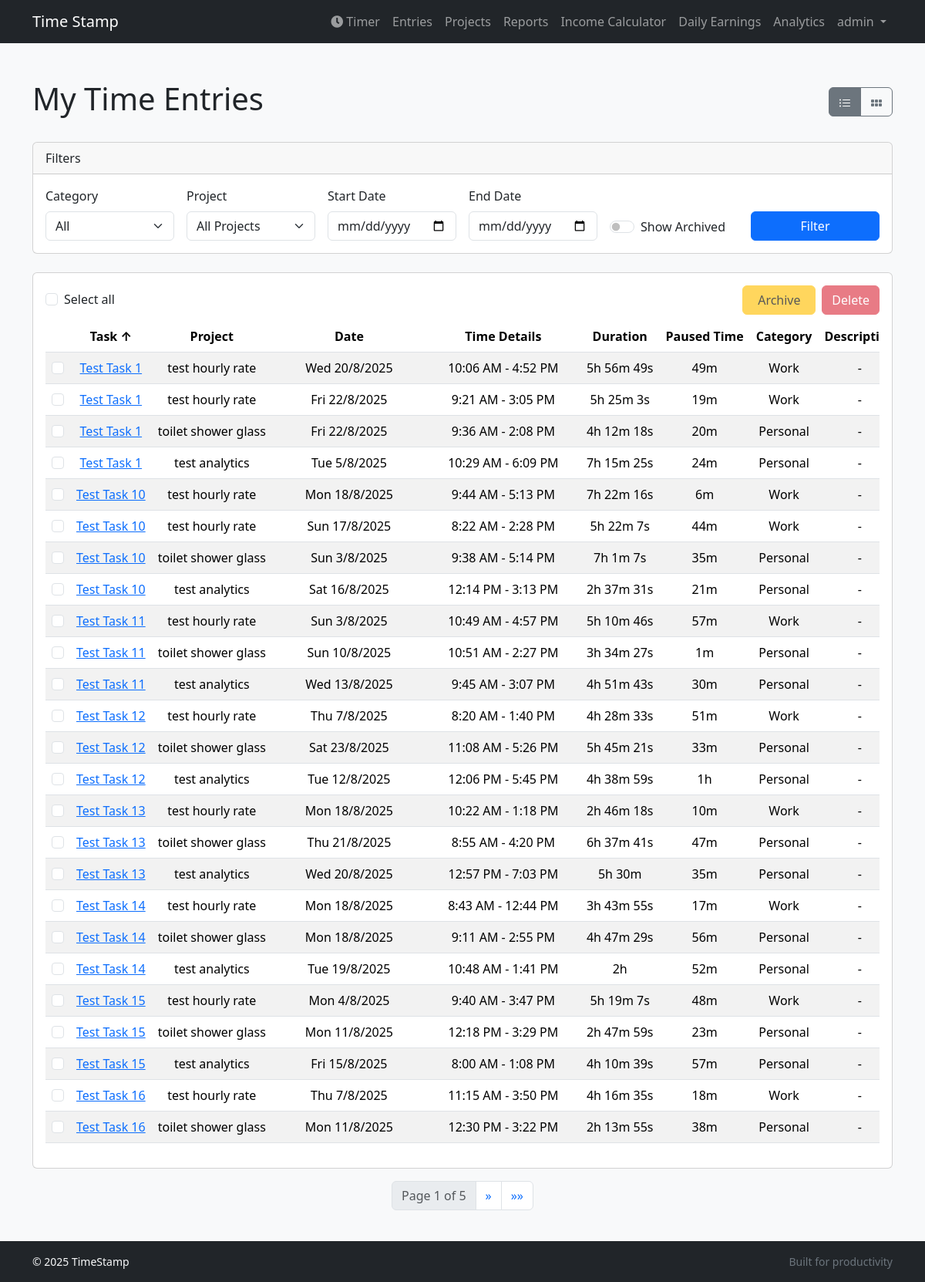
Page /entries/?sort_by=title&sort_dir=asc (signed in) on the earlier database version.
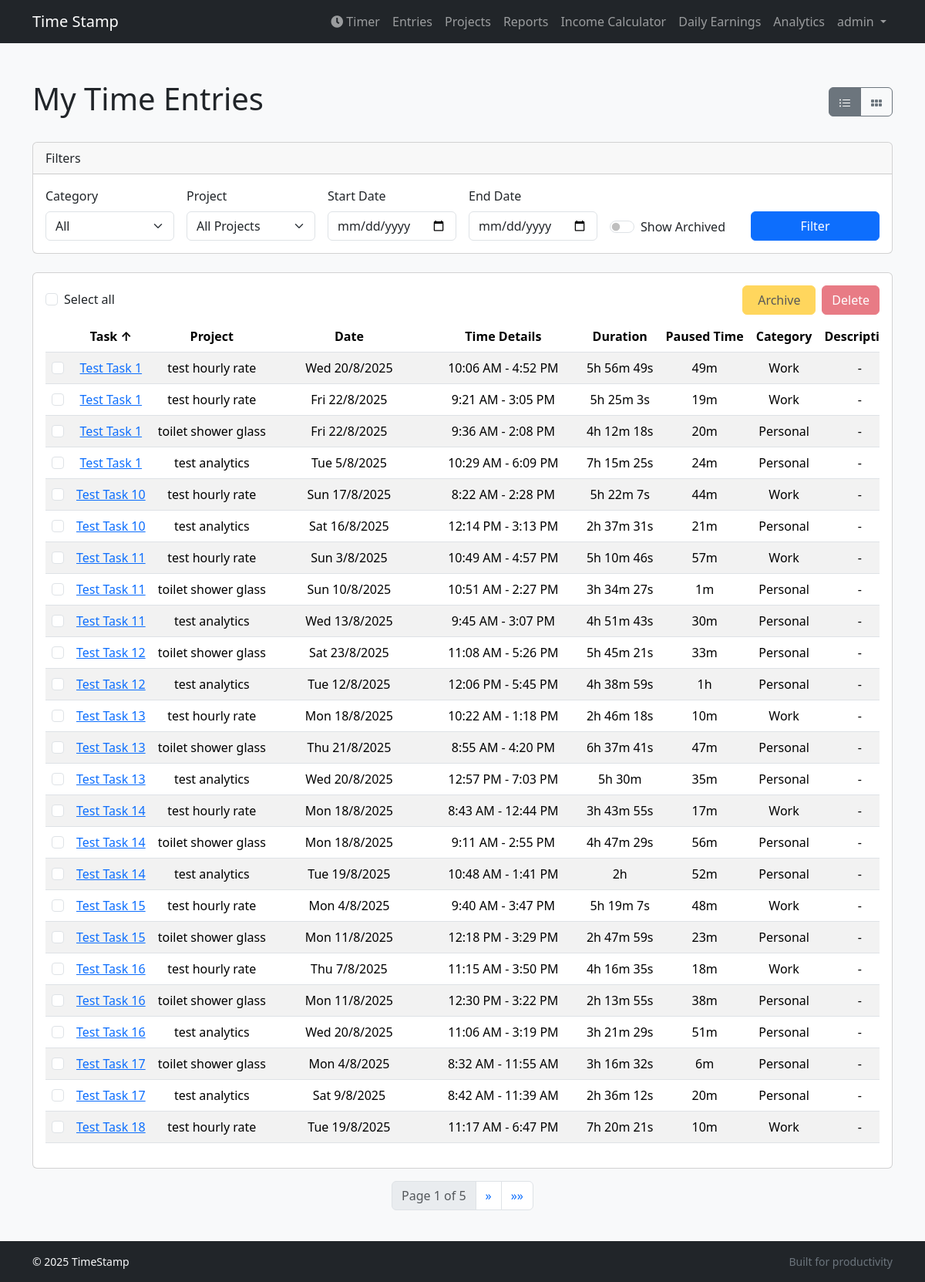
Same page on the later database version.
### tracker/models.py (models this page shows, shortened)
class TimeEntry(models.Model):
    user = models.ForeignKey(settings.AUTH_USER_MODEL, on_delete=models.CASCADE)
    project = models.ForeignKey(Project, on_delete=models.CASCADE, null=True, blank=True, related_name='time_entries')
    title = models.CharField(max_length=200)
    description = models.TextField(blank=True)
    notes = models.TextField(blank=True)
    start_time = models.DateTimeField()
    end_time = models.DateTimeField(null=True, blank=True)
    is_archived = models.BooleanField(default=False)
    category = models.CharField(max_length=10, choices=CATEGORY_CHOICES, default='work')
    is_paused = models.BooleanField(default=False)
    last_pause_time = models.DateTimeField(null=True, blank=True)
    paused_duration = models.DurationField(default=timedelta(0))
    class Meta:
        ordering = ['-start_time']
    @property
    def duration(self):
        if self.end_time:
            paused_time = self.paused_duration or timedelta(0)
            return self.end_time - self.start_time - paused_time
        return None

class Project(models.Model):
    user = models.ForeignKey(User, on_delete=models.CASCADE, related_name='projects')
    name = models.CharField(max_length=100)
    description = models.TextField(blank=True)
    category = models.CharField(max_length=10, choices=CATEGORY_CHOICES, default='work')
    is_archived = models.BooleanField(default=False)
    hourly_rate = models.DecimalField(max_digits=8, decimal_places=2, default=0.00)

### tracker/views.py (the view, shortened to what this page needs)
# urls.py: path('entries/', views.TimeEntryListView.as_view(), name='entry_list'),
class TimeEntryListView(LoginRequiredMixin, ListView):
    model = TimeEntry
    template_name = 'tracker/timeentry_list.html'
    context_object_name = 'entries'
    paginate_by = 25
    def get_paginate_by(self, queryset):
        filter_keys = ['start_date', 'end_date', 'category', 'project', 'show_archived']
        if any(self.request.GET.get(key) for key in filter_keys):
            return None
        return self.paginate_by
    def get_queryset(self):
        queryset = super().get_queryset().filter(user=self.request.user)
        form_data = self.request.GET
        self.form = TimeEntryFilterForm(form_data)
        queryset = queryset.annotate(duration_calc=F('end_time') - F('start_time'))
        if self.form.is_valid():
            start_date = self.form.cleaned_data.get('start_date')
            if start_date:
                queryset = queryset.filter(start_time__date__gte=start_date)
            end_date = self.form.cleaned_data.get('end_date')
            if end_date:
                queryset = queryset.filter(end_time__date__lte=end_date)
            category = self.form.cleaned_data.get('category')
            if category:
                queryset = queryset.filter(category=category)
            project = self.form.cleaned_data.get('project')
            if project:
                queryset = queryset.filter(project=project)
            if self.form.cleaned_data.get('show_archived'):
                queryset = queryset.filter(is_archived=True)
            else:
                queryset = queryset.filter(is_archived=False)
        else:
            queryset = queryset.filter(is_archived=False)
        sort_by = self.request.GET.get('sort_by', 'start_time') # Default sort
        sort_dir = self.request.GET.get('sort_dir', 'desc')
        valid_sort_fields = ['title', 'project__name', 'start_time', 'end_time', 'duration', 'category', 'paused_duration']
        sort_field_db = 'duration_calc' if sort_by == 'duration' else sort_by
        if sort_by in valid_sort_fields:
            if sort_dir == 'desc':
                sort_field_db = f'-{sort_field_db}'
            queryset = queryset.order_by(sort_field_db)
        else:
            queryset = queryset.order_by('-start_time')
        return queryset
    def get_context_data(self, **kwargs):
        context = super().get_context_data(**kwargs)
        context['form'] = self.form
        context['sort_by'] = self.request.GET.get('sort_by', 'start_time')
        context['sort_dir'] = self.request.GET.get('sort_dir', 'desc')
        context['all_projects'] = Project.objects.filter(user=self.request.user)
        latest_work_entry = TimeEntry.objects.filter(user=self.request.user, category='work', project__isnull=False).order_by('-start_time').first()
        latest_personal_entry = TimeEntry.objects.filter(user=self.request.user, category='personal', project__isnull=False).order_by('-start_time').first()
        context['latest_work_project_id'] = latest_work_entry.project.id if latest_work_entry else None
        context['latest_personal_project_id'] = latest_personal_entry.project.id if latest_personal_entry else None
        return context

### tracker/forms.py
class TimeEntryFilterForm(forms.Form):
    start_date = forms.DateField(required=False, widget=forms.DateInput(attrs={'type': 'date', 'class': 'form-control'}))
    end_date = forms.DateField(required=False, widget=forms.DateInput(attrs={'type': 'date', 'class': 'form-control'}))
    category = forms.ChoiceField(choices=[('', 'All Categories')] + CATEGORY_CHOICES, required=False, widget=forms.Select(attrs={'class': 'form-select', 'id': 'id_category'}))
    show_archived = forms.BooleanField(required=False, widget=forms.CheckboxInput(attrs={'class': 'form-check-input'}))

### tracker/templatetags/tracker_tags.py (called while the page is built)
@register.simple_tag(takes_context=True)
def url_replace(context, **kwargs):
    query = context['request'].GET.copy()
    for key, value in kwargs.items():
        query[key] = value
    return query.urlencode()

@register.simple_tag(takes_context=True)
def sort_url(context, field):
    query = context['request'].GET.copy()
    current_sort_by = query.get('sort_by')
    current_sort_dir = query.get('sort_dir')
    query['sort_by'] = field
    if current_sort_by == field and current_sort_dir == 'asc':
        query['sort_dir'] = 'desc'
    else:
        query['sort_dir'] = 'asc'
    return query.urlencode()

### templates/tracker/timeentry_list.html (shortened to what the changed rows need)
{% extends "base.html" %}
{% load tracker_tags %}
{% block content %}
<div class="d-flex justify-content-between align-items-center mb-4">
    <h1>My Time Entries</h1>
</div>
<form method="post" id="bulk-action-form">
    <div class="card mb-3">
        <div class="card-body">
            <div id="table-view-container">
                <div class="table-responsive">
                    <table class="table table-striped table-hover">
                        <thead>
                            <tr id="sortable-headers">
                                <th data-column-id="checkbox"></th>
                                <th class="text-center" data-column-id="task">
                                    <a href="?{% sort_url 'title' %}" class="text-decoration-none text-reset">
                                        Task {% if sort_by == 'title' %}{% if sort_dir == 'asc' %}&uarr;{% else %}&darr;{% endif %}{% endif %}
                                    </a>
                                </th>
                                <th class="text-center" data-column-id="project">
                                     <a href="?{% sort_url 'project__name' %}" class="text-decoration-none text-reset">
                                        Project {% if sort_by == 'project__name' %}{% if sort_dir == 'asc' %}&uarr;{% else %}&darr;{% endif %}{% endif %}
                                    </a>
                                </th>
                                <th class="text-center" data-column-id="date">
                                     <a href="?{% sort_url 'start_time' %}" class="text-decoration-none text-reset">
                                        Date {% if sort_by == 'start_time' %}{% if sort_dir == 'asc' %}&uarr;{% else %}&darr;{% endif %}{% endif %}
                                    </a>
                                </th>
                                <th class="text-center" data-column-id="start_time">Time Details</th>
                                <th class="text-center" data-column-id="duration">
                                     <a href="?{% sort_url 'duration' %}" class="text-decoration-none text-reset">
                                        Duration {% if sort_by == 'duration' %}{% if sort_dir == 'asc' %}&uarr;{% else %}&darr;{% endif %}{% endif %}
                                    </a>
                                </th>
                                <th class="text-center" data-column-id="paused_time">
                                     <a href="?{% sort_url 'paused_duration' %}" class="text-decoration-none text-reset">
                                        Paused Time {% if sort_by == 'paused_duration' %}{% if sort_dir == 'asc' %}&uarr;{% else %}&darr;{% endif %}{% endif %}
                                    </a>
                                </th>
                                <th class="text-center" data-column-id="category">
                                     <a href="?{% sort_url 'category' %}" class="text-decoration-none text-reset">
                                        Category {% if sort_by == 'category' %}{% if sort_dir == 'asc' %}&uarr;{% else %}&darr;{% endif %}{% endif %}
                                    </a>
                                </th>
                                <th class="text-center" data-column-id="description">Description</th>
                            </tr>
                        </thead>
                        <tbody id="table-body">
                            {% for entry in entries %}
                            <tr class="{% if entry.is_archived %}table-warning{% endif %}">
                                <td class="text-center" data-column-id="checkbox"><input class="form-check-input entry-checkbox" type="checkbox" name="selected_entries" value="{{ entry.pk }}"></td>
                                <td class="text-center" data-column-id="task"><a href="{% url 'tracker:entry_update' entry.pk %}">{{ entry.title }}</a></td>
                                <td class="text-center" data-column-id="project">{{ entry.project.name|default:"-" }}</td>
                                <td class="text-center" data-column-id="date">{{ entry.start_time|date:"D j/n/Y" }}</td>
                                <td class="text-center" data-column-id="start_time">{{ entry.start_time|date:"g:i A" }} - {{ entry.end_time|date:"g:i A" }}</td>
                                <td class="text-center" data-column-id="duration">{{ entry.duration|human_duration }}</td>
                                <td class="text-center" data-column-id="paused_time">{{ entry.paused_duration|human_duration }}</td>
                                <td class="text-center" data-column-id="category">{{ entry.get_category_display }}</td>
                                <td class="text-center" data-column-id="description">{{ entry.description|truncatechars:30|default:"-" }}</td>
                            </tr>
                            {% empty %}
                            <tr>
                                <td colspan="12" class="text-center">No time entries found.</td>
                            </tr>
                            {% endfor %}
                        </tbody>
                    </table>
                </div>
            </div>
        </div>
    </div>
</form>
{% endblock %}

Differences in the rows shown:
removed TimeEntry: title "Test Task 10", project.name "test hourly rate", start_time "Mon 18/8/2025", start_time "9:44 AM", end_time "5:13 PM", duration|human_duration "7h 22m 16s", paused_duration|human_duration "6m", category "Work", description "-"
removed TimeEntry: title "Test Task 10", project.name "toilet shower glass", start_time "Sun 3/8/2025", start_time "9:38 AM", end_time "5:14 PM", duration|human_duration "7h 1m 7s", paused_duration|human_duration "35m", category "Personal", description "-"
removed TimeEntry: title "Test Task 12", project.name "test hourly rate", start_time "Thu 7/8/2025", start_time "8:20 AM", end_time "1:40 PM", duration|human_duration "4h 28m 33s", paused_duration|human_duration "51m", category "Work", description "-"
removed TimeEntry: title "Test Task 15", project.name "test analytics", start_time "Fri 15/8/2025", start_time "8:00 AM", end_time "1:08 PM", duration|human_duration "4h 10m 39s", paused_duration|human_duration "57m", category "Personal", description "-"
now on this page (row unchanged): TimeEntry: title "Test Task 16", project.name "test analytics", start_time "Wed 20/8/2025", start_time "11:06 AM", end_time "3:19 PM", duration|human_duration "3h 21m 29s", paused_duration|human_duration "51m", category "Personal", description "-"
now on this page (row unchanged): TimeEntry: title "Test Task 17", project.name "toilet shower glass", start_time "Mon 4/8/2025", start_time "8:32 AM", end_time "11:55 AM", duration|human_duration "3h 16m 32s", paused_duration|human_duration "6m", category "Personal", description "-"
now on this page (row unchanged): TimeEntry: title "Test Task 17", project.name "test analytics", start_time "Sat 9/8/2025", start_time "8:42 AM", end_time "11:39 AM", duration|human_duration "2h 36m 12s", paused_duration|human_duration "20m", category "Personal", description "-"
now on this page (row unchanged): TimeEntry: title "Test Task 18", project.name "test hourly rate", start_time "Tue 19/8/2025", start_time "11:17 AM", end_time "6:47 PM", duration|human_duration "7h 20m 21s", paused_duration|human_duration "10m", category "Work", description "-"
